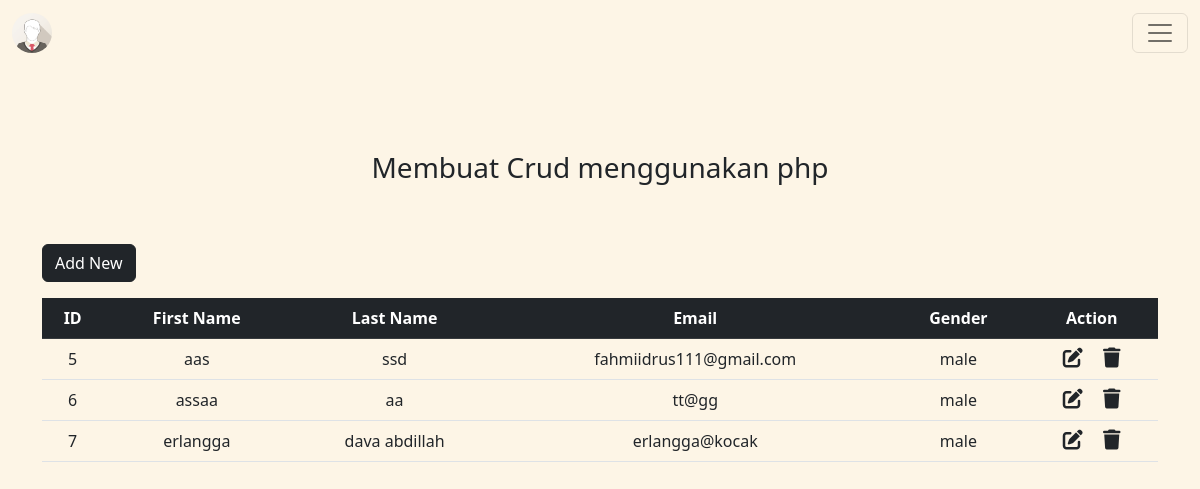
The page / on the database its author committed.
### tables this page shows
CREATE TABLE `crud` (
  `id` int(100) NOT NULL,
  `first_name` varchar(100) NOT NULL,
  `last_name` varchar(100) NOT NULL,
  `email` varchar(100) NOT NULL,
  `gender` varchar(100) NOT NULL
);

### index.php (the view, shortened to what this page needs)
<?php
include "db_conn.php";
?>
<!DOCTYPE html>
<html lang="en">
<head>
  <link href="https://cdn.jsdelivr.net/npm/bootstrap@5.2.3/dist/css/bootstrap.min.css" rel="stylesheet">
  <link rel="stylesheet" href="https://cdnjs.cloudflare.com/ajax/libs/font-awesome/6.4.0/css/all.min.css" />
</head>
<body style="background-color:#FDF5E6;">
  <nav class="navbar navbar-light justify-content-center fs-3 mb-5">
    <div class="container-fluid">
      <a class="navbar-brand" href="login.php">
        <img src="img/img_avatar1.png" alt="Logo" style="width:40px;" class="rounded-pill">
      </a>
      <button class="navbar-toggler" type="button" data-bs-toggle="collapse" data-bs-target="#collapsibleNavbar">
        <span class="navbar-toggler-icon"></span>
      </button>
    </div>
  </nav>
<br>
  <div class="navbar navbar-light justify-content-center fs-3 mb-5" >
    Membuat Crud menggunakan php
  </div>
  <div class="container">
    <a href="add-new.php" class="btn btn-dark mb-3">Add New</a>
    <table class="table table-hover text-center">
      <thead class="table-dark">
        <tr>
          <th scope="col">ID</th>
          <th scope="col">First Name</th>
          <th scope="col">Last Name</th>
          <th scope="col">Email</th>
          <th scope="col">Gender</th>
          <th scope="col">Action</th>
        </tr>
      </thead>
      <tbody>
        <?php
        $sql = "SELECT * FROM `crud`";
        $result = mysqli_query($conn, $sql);
        while ($row = mysqli_fetch_assoc($result)) {
        ?>
          <tr>
            <td><?php echo $row["id"] ?></td>
            <td><?php echo $row["first_name"] ?></td>
            <td><?php echo $row["last_name"] ?></td>
            <td><?php echo $row["email"] ?></td>
            <td><?php echo $row["gender"] ?></td>
            <td>
              <a href="edit.php?id=<?php echo $row["id"] ?>" class="link-dark"><i class="fa-solid fa-pen-to-square fs-5 me-3"></i></a>
              <a href="delete.php?id=<?php echo $row["id"] ?>" class="link-dark"><i class="fa-solid fa-trash fs-5"></i></a>
            </td>
          </tr>
        <?php
        }
        ?>
      </tbody>
    </table>
  </div>
</body>
</html>

### rows shown on the page
crud: id "5", first_name "aas", last_name "ssd", email "fahmiidrus111@gmail.com", gender "male"
crud: id "6", first_name "assaa", last_name "aa", email "tt@gg", gender "male"
crud: id "7", first_name "erlangga", last_name "dava abdillah", email "erlangga@kocak", gender "male"
